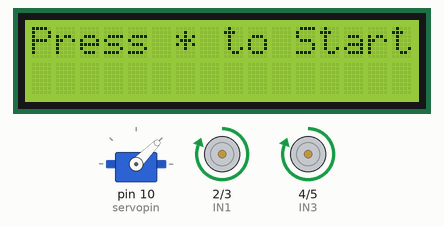
Simulated run of this sketch. Board: Arduino Uno, built with avr-gcc and run on an emulated ATmega328P. Parts: 16×2 character LCD, servo, motor-driver pin pairs drawn as motors (green arrow = first pin HIGH = forward, orange = second pin HIGH = backward, longer = more drive). What the sketch prints to the serial monitor is not drawn.

Above: at 0.42 s.
At 2.7 s:
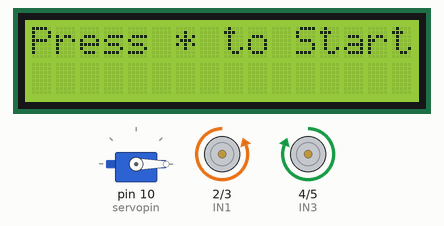
At 3.66 s:
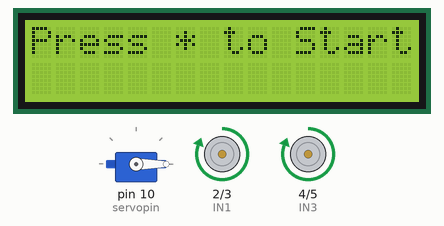
At 7.35 s:
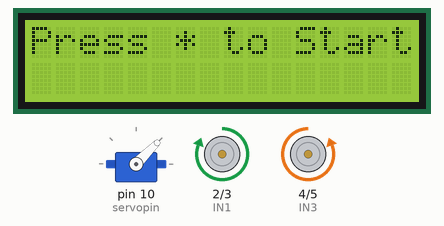
At 8.6 s:
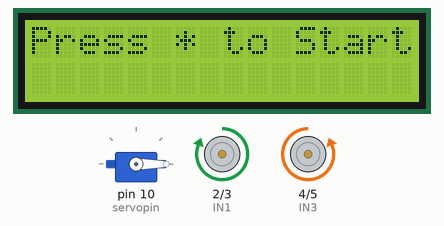
At 14.3 s:
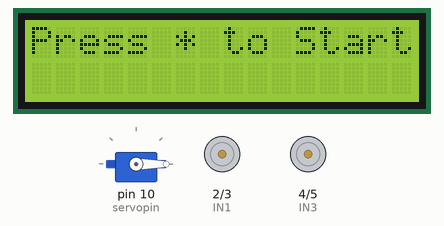
Timing chart, 0 to 15.8 s (numbered marks = the images above):
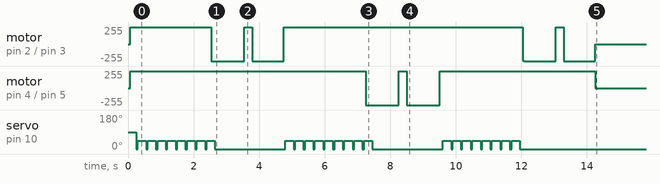

The sketch:

PROJECT_CODE.ino
```cpp
//Code for numpad + lcd + servo + motor driver :-


//Libraries Include in  this program :-
#include <Servo.h>
#include <Keypad.h>
#include <LiquidCrystal.h>


//Variables for servo :-
Servo myservo;
int servopin = 10 ; //Servo is attached to the pin No.1


//Keypad  program :-
const byte ROWS = 4; // Four rows
const byte COLS = 4; // Four columns

char keys[ROWS][COLS] =

{
  {'1', '2', '3', 'A'},
  {'4', '5', '6', 'B'},
  {'7', '8', '9', 'C'},
  {'*', '0', '.', '='}
};


// Pins for rows :-
byte rowPins[ROWS] = {};

//Pins for columns
byte colPins[COLS] = {};

// Create the Keypad
Keypad kpd = Keypad( makeKeymap(keys), rowPins, colPins, ROWS, COLS );


//Lcd  program :-
LiquidCrystal lcd(A0, A1, A2, A3, A4, A5);


//Motor Driver :-
int IN1 = 2 ;   //Motor 1 +VE
int IN2 = 3 ;   //Motor 1 -VE
int IN3 = 4 ;   //Motor 2 +VE
int IN4 = 5 ;   //Motor 2 -VE

//Extra Variables for internal and external Actions :-

//Group of variables for confirming whether printing task has been performed
int a = 0;
int b = 0;
int c = 0;
int d = 0;
int e = 0;

//Incrementer variable
int i = 0;

//Group of variables for calculating  post decimal digits
int m = 0;
int n = 0;
int o = 0;

//A variable to run lcd and keypad program only once
int p = 0;
int q = 0; //to restrict update of x1
int r = 0; //for first half cycle
int temp = 0; //to check if the half cycles have been completed or not
int s = 0; //for second half cycle


//Four main vaiables :-
float distance = 6;
float columns = 50;
int col = 3;
float distBet = 5;

//Variable to create new millis function
double Treq = 0;
double Nmillis = 0 ;
double turn= 1; //time taken to turn 90 degree

//Variables for decimal calculations
float decDist = 0;
float decColumns = 0;
float decdistBet = 0;

//Increment Variable
float mult = 10;
float Speed = 20; // assuming speed of bot to be 20cm/sec


//For my code :-
float x = 0;  //Forward running time
float y = 0;   //Distance between two seeds
float u = 0; //Distance between two columns
float z = 0;     // Increment variable
int w = 0 ;     // Controlling variable
float x1 = 0;

void setup() {
  lcd.begin(16, 2);
  lcd.clear();
  lcd.print("Press * to Start");
  Serial.begin(9600);
  pinMode(servopin, OUTPUT);
  pinMode(IN1, OUTPUT);
  pinMode(IN2, OUTPUT);
  pinMode(IN3, OUTPUT);
  pinMode(IN4, OUTPUT);
  //Attaching servo to pin no.1
  myservo.attach(servopin);
}


void loop() {

/*  if (p == 0) {
    char key = kpd.getKey();

    // ==

    if (key == '=' && a == 1) {
      i++;
    }
    //Printing Input prompt
    if (key == '*' && i == 0 && a == 0) {
      print("Enter Distance");
      a = 1;
    }
    if (key == '=' && i == 1) {
      print("Columns Length");
      b = 1;
    }
    if (key == '=' && b == 1 && i == 2) {
      print("No. of columns");
      c = 1;
    }
    if (key == '=' && c == 1 && i == 3) {
      print("Dist b/w columns");
      d = 1;
    }


    if (key == '=' && i == 4 && d == 1) {
      lcd.clear();
      lcd.print("Data fetched");
      lcd.setCursor(3, 1);
      lcd.print("Thank You!");
      delay(3000);
      lcd.clear();
      p = 1;
    }

    //CALCULATING INPUT DATA AND STORING
    //Distance
    if (key != '*' && key != 'A' && key != 'B' && a == 1) {
      if (key && b == 0 && c == 0) {
        if (key != '.' && m == 0) {
          distance *= 10;
          distance += key - '0';
          distance += decDist;
        }
        if (m >= 1 && key!= '.') {
          decDist = ((key - '0') / mult);
          mult *= 10;
          distance += decDist;
        }
        if (key == '.') {
          m++;
          Serial.println(m);
        }
        if (m < 2 || key != '.' ) {
          lcd.print(key);
        }
      }


      if (key == 'C') {
        distance = 0;
        m = 0;
        decDist = 0;
        mult = 10;
        print("Enter Distance");
      }
    }

    //TILL HERE

    //Columns Length
    if (b == 1 && key != 'A' && key != 'B' && key != '=') {
      if (key && c == 0) {
        if (key != '.' && n == 0) {
          mult = 10;
          columns *= 10;
          columns += key - '0';
          columns += decColumns;
        }
        if (n >= 1 && key != '.') {
          decColumns = ((key - '0') / mult);
          mult *= 10;
          columns += decColumns;
        }
        if (key == '.') {
          n++;
        }
        if (n < 2 || key != '.' ) {
          lcd.print(key);
        }
      }
      if (key == 'C') {
        columns = 0;
        n = 0;
        mult = 10;
        decColumns = 0;
        print("Column Length");
      }
    }

    //Number of columns
    if (c == 1 && key != 'B' && key != '=' && key != '.') {
      if (key && d == 0) {
        col *= 10;
        col += key - '0';
        lcd.print(key);
      }
      if (key == 'C') {
        col = 0;
        print("NO. of columns");
      }
    }
    //Distance between two columns
    if (d == 1 && key != 'B' && key != '=') {
      if (key && e == 0) {
        if (key != '.' && o == 0) {
          mult = 10;
          distBet *= 10;
          distBet += key - '0';
          distBet += decdistBet;
        }
        if (o >= 1 && key != '.') {
          decdistBet = ((key - '0') / mult);
          mult *= 10;
          distBet += decdistBet;
        }
        if (key == '.') {
          o++;
        }
        if (o < 2 || key != '.' ) {
          lcd.print(key);
        }
      }
      if (key == 'C') {
        distBet = 0;
        o = 0;
        mult = 10;
        decdistBet = 0;
        print("Distance b/w columns");
      }
    }
    //Thank you
    if (e == 1 && key != 'C' && key != '=') {
      lcd.clear();
    }
    //DISPLAYING RESULT
    if (key == '=' && i == 1) {
      Serial.print("Distance ");
      Serial.println(distance);
    }
    if (key == '=' && i == 2) {
      Serial.print("Column length ");
      Serial.println(columns);
    }
    if (key == '=' && i == 3) {
      Serial.print("No. of columns ");
      Serial.println(col);
    }
    if (key == '=' && i == 4) {
      Serial.print("Distance between two columns ");
      Serial.println(distBet);
    }
  }
  //done KeypadxxLCD
  */
  p=1;


 if (p == 1) {              //An if loop for measuring Time required by lcd and keypad action
      Treq = 0;
      p = 2;
    }
    Nmillis = (millis() - Treq)/1000 ;    //For printing purpose


    //Code begins here
    //Note that now the new millis is Nmillis (There is difference of 10 millis in The output )


    //Code for running bot in forward direction
r = col/2;
if(col%2 == 1){ // if no. of columns is odd
 r = r + 1;
 s = r-1;//the second half cycle will run one less than the no. of times the first half cycle runs
}
if(col%2 == 0){ // if no. of columns is even
 s = r; // the 2nd half cycle will run as many times as 1st half cycle
}

if(q == 0){  //to restrict value of x1 from changing after every cycle (x1 should always be orignal x)
x = columns/Speed;
x1 = x;
y = distance/Speed;
u = distBet/Speed;
q++;
}


if(temp<r){
if( Nmillis >= 0 && Nmillis <= x ){
     w = 0;
     forward();
    //This code is temporary and just  for indication purpose
  }

  //Code for Servo

  if( Nmillis >= z && Nmillis <= z + 0.05){
    if(w == 0){
    myservo.write(45); }    //45 stands for servo motor  will move from it's initial position to 45 degree
   }

  if( Nmillis >= z+0.25 && Nmillis <= z + 0.27){
    myservo.write(0);
    z = z + y ;
  }

if(Nmillis >= x && Nmillis <= x+turn){
  w = 1;      // New variable for turning off  servo motor after distance x
  right();
}

if(Nmillis >= (x+turn) && Nmillis <= (x+turn)+u){
forward();
}

if(Nmillis >= ((x+turn)+u) && Nmillis <= x+(2*turn)+u){
  right();
}

//first half cycle
if((temp==s && Nmillis >= x+(2*turn)+u)||(r == 1 && Nmillis >= x+(2*turn)+u)){  //if the bot has comleted its no. of 2nd half cycles, then turn off bot at end of first half cycle
 off();
}


if(temp<s){

if(Nmillis >= x+(2*turn)+u && Nmillis <= (x1 + x)+(2*turn)+u){
   w=0;
   forward();
}

if(Nmillis >= (x1 + x)+(2*turn)+u && Nmillis <= (x1+x)+(3*turn)+u){
  w=1;
  left();
}
if(Nmillis >= (x1+x)+(3*turn)+u && Nmillis <= (x1+x)+(3*turn)+(2*u)){
  forward();
}
if(Nmillis >= (x1+x)+(3*turn)+(2*u) && Nmillis <= (x1+x)+(4*turn)+(2*u)){
left();
}
if(Nmillis == (x1+x)+(4*turn)+(2*u)){//if bot has completed its whole cycle, then update x and increament temp
  x = (x1+x+x1)+(4*turn)+(2*u);
  temp++;
  if(temp == r){
    off(); // if temp = no. of first half cycles, turn bot off
  }
  Serial.println(temp);
}
  }
}


  // void loop bracket

}


//functions
void print(String text) {
  lcd.clear();
  lcd.print(text);
  lcd.setCursor(0, 1);
  lcd.blink();
}


void forward(){
    digitalWrite(IN1,HIGH );   //Right side motor in forward (Negative speed will be shown)
    digitalWrite(IN2,LOW );
    digitalWrite(IN3,HIGH );   //Left Side motor in forward (Negative Speed will be shown)
    digitalWrite(IN4,LOW );
}

void right(){
    digitalWrite(IN1,LOW);     //right side of motor will run in backward direction
    digitalWrite(IN2,HIGH);
    digitalWrite(IN3,HIGH);     //Left side of motor will run in forward direction
    digitalWrite(IN4,LOW);
}

void left(){
    digitalWrite(IN1,HIGH);
    digitalWrite(IN2,LOW);
    digitalWrite(IN3,LOW);
    digitalWrite(IN4,HIGH);
}

void off(){
    digitalWrite(IN1,LOW);
    digitalWrite(IN2,LOW);
    digitalWrite(IN3,LOW);
    digitalWrite(IN4,LOW);
}
```

Measured:
- by itself, servo on pin 10 (servopin): repeats every 4.8 s: 7 × (45° 0.25 s, 0° 0.05 s), 45° 0.25 s, 0° 2.2 s, 45° 0.25 s, 0° 0.05 s, until it stays 0° from 12.0 s
- by itself, motor on pin 4 (IN3) / pin 5 (IN4): stopped → forward 255/255 at 0.07 s, → backward 255/255 7.2 s later, → forward 255/255 1.0 s later, → backward 255/255 0.25 s later, … (6 changes in this stretch)
